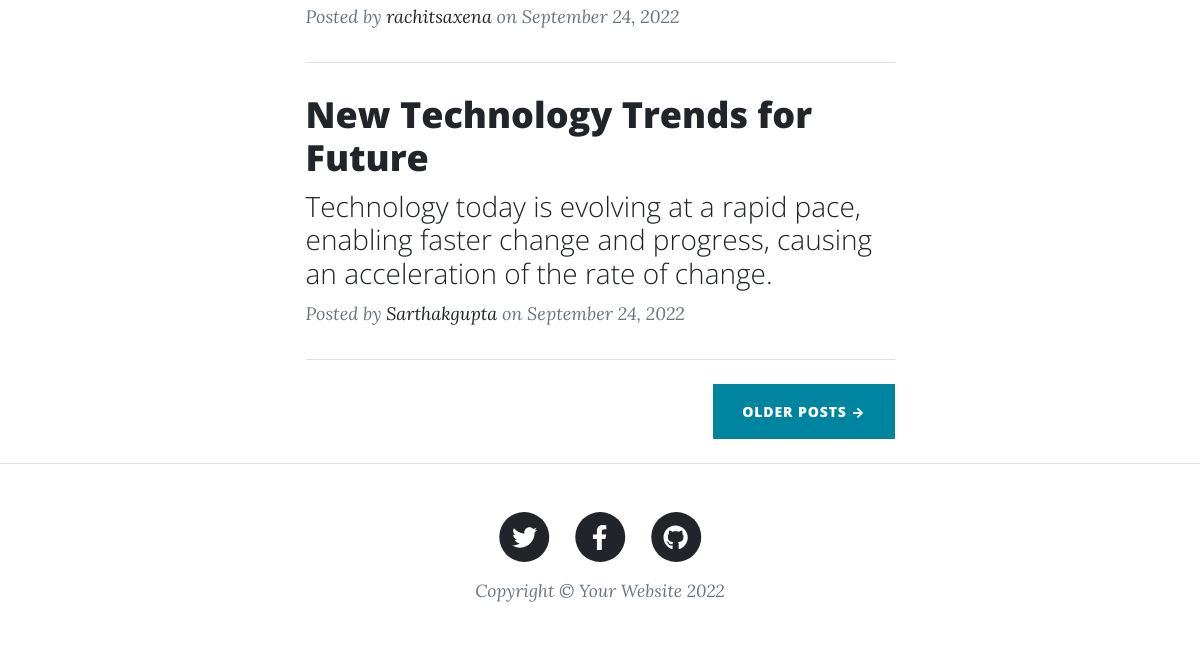
The page /articles (signed in, lower part) on the database as committed earlier.
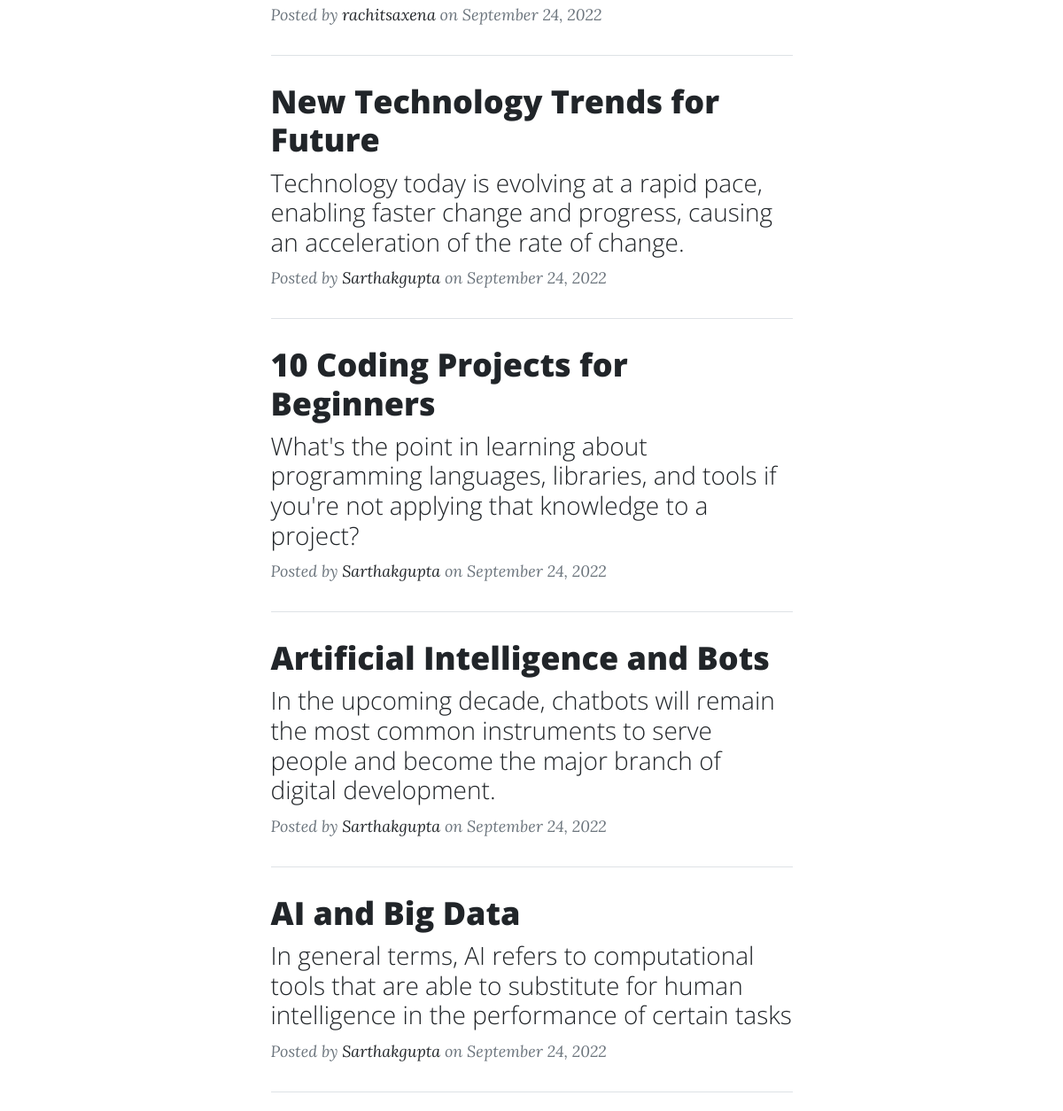
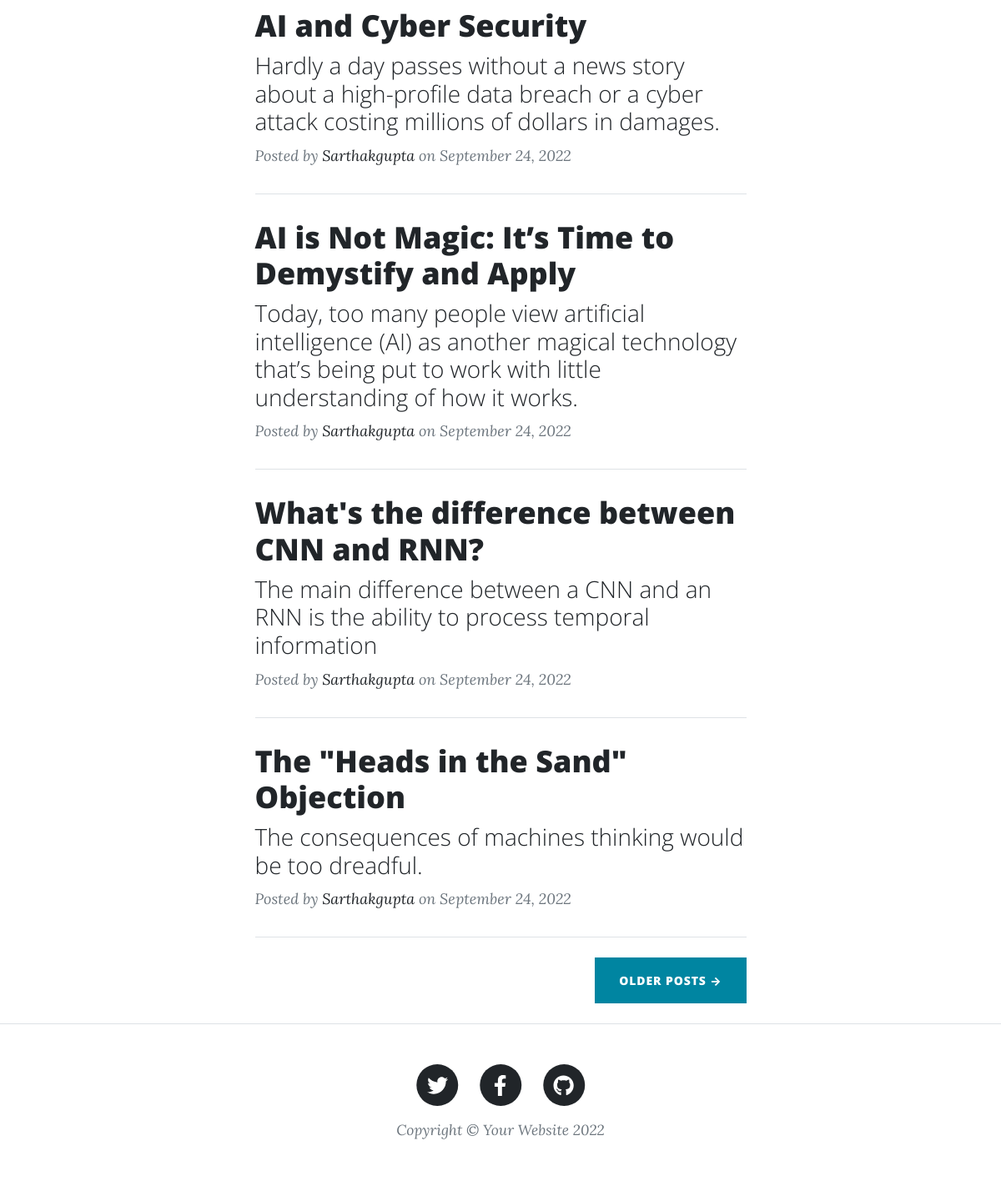
The same page on the database as committed later (2 pictures, top to bottom).
### article/models.py (models this page shows, shortened)
class Article(models.Model):
    publish_choice = (
        ('yes','yes'),
        ('no','no')
    )
    user = models.ForeignKey(User , on_delete=models.CASCADE)
    heading = models.CharField(max_length=200)
    date = models.DateField(auto_now_add=True)
    meta = models.CharField(max_length=200 , blank=True,null=True)
    content = models.TextField()
    tags = models.ManyToManyField(Tag , blank=True)
    published = models.CharField(max_length=10 , choices=publish_choice , default='no')

### article/views.py (the view)
# urls.py: path('articles', views.articles , name='articles'),
@login_required(login_url="loginPage")
def articles(request ):
    articles = Article.objects.all()
    params = {
        'status': True if len(articles) else False,
        'articles': articles
    }
    return render(request , 'article/index.html' , params )

### templates/article/index.html (shortened to what this page needs)
<!DOCTYPE html>
<html lang="en">
    <head>
    </head>
    <body>
        <div class="container px-4 px-lg-5">
            <div class="row gx-4 gx-lg-5 justify-content-center">
                <div class="col-md-10 col-lg-8 col-xl-7">
                    {% for i in articles%}
                    <div class="post-preview">
                        <a href="{% url 'article_detail' i.id %}">
                            <h2 class="post-title">{{i.heading}}</h2>
                            <h3 class="post-subtitle">{{i.meta}}</h3>
                        </a>
                        <p class="post-meta">
                            Posted by
                            <a href="{% url 'profilePage' i.user.id %}">{{i.user.username}}</a>
                            on September 24, 2022
                        </p>
                    </div>
                    <hr class="my-4" />
                    {% endfor%}
                    <div class="d-flex justify-content-end mb-4"><a class="btn btn-primary text-uppercase" href="#!">Older Posts →</a></div>
                </div>
            </div>
        </div>
        <footer class="border-top">
            <div class="container px-4 px-lg-5">
                <div class="row gx-4 gx-lg-5 justify-content-center">
                    <div class="col-md-10 col-lg-8 col-xl-7">
                        <ul class="list-inline text-center">
                            <li class="list-inline-item">
                                <a href="#!">
                                    <span class="fa-stack fa-lg">
                                        <i class="fas fa-circle fa-stack-2x"></i>
                                        <i class="fab fa-twitter fa-stack-1x fa-inverse"></i>
                                    </span>
                                </a>
                            </li>
                            <li class="list-inline-item">
                                <a href="#!">
                                    <span class="fa-stack fa-lg">
                                        <i class="fas fa-circle fa-stack-2x"></i>
                                        <i class="fab fa-facebook-f fa-stack-1x fa-inverse"></i>
                                    </span>
                                </a>
                            </li>
                            <li class="list-inline-item">
                                <a href="#!">
                                    <span class="fa-stack fa-lg">
                                        <i class="fas fa-circle fa-stack-2x"></i>
                                        <i class="fab fa-github fa-stack-1x fa-inverse"></i>
                                    </span>
                                </a>
                            </li>
                        </ul>
                        <div class="small text-center text-muted fst-italic">Copyright &copy; Your Website 2022</div>
                    </div>
                </div>
            </div>
        </footer>
    </body>
</html>

Rows that differ between the two databases and show on the page:
added Article: heading "10 Coding Projects for Beginners", meta "What's the point in learning about programming languages, libraries, and tools if you're not applying that knowledge to a project?", user.username "Sarthakgupta"
added Article: heading "Artificial Intelligence and Bots", meta "In the upcoming decade, chatbots will remain the most common instruments to serve people and become the major branch of digital development.", user.username "Sarthakgupta"
added Article: heading "AI and Big Data", meta "In general terms, AI refers to computational tools that are able to substitute for human intelligence in the performance of certain tasks", user.username "Sarthakgupta"
added Article: heading "AI and Cyber Security", meta "Hardly a day passes without a news story about a high-profile data breach or a cyber attack costing millions of dollars in damages.", user.username "Sarthakgupta"
added Article: heading "AI is Not Magic: It’s Time to Demystify and Apply", meta "Today, too many people view artificial intelligence (AI) as another magical technology that’s being put to work with little understanding of how it works.", user.username "Sarthakgupta"
added Article: heading "What's the difference between CNN and RNN?", meta "The main difference between a CNN and an RNN is the ability to process temporal information", user.username "Sarthakgupta"
added Article: heading "The \"Heads in the Sand\" Objection", meta "The consequences of machines thinking would be too dreadful.", user.username "Sarthakgupta"
